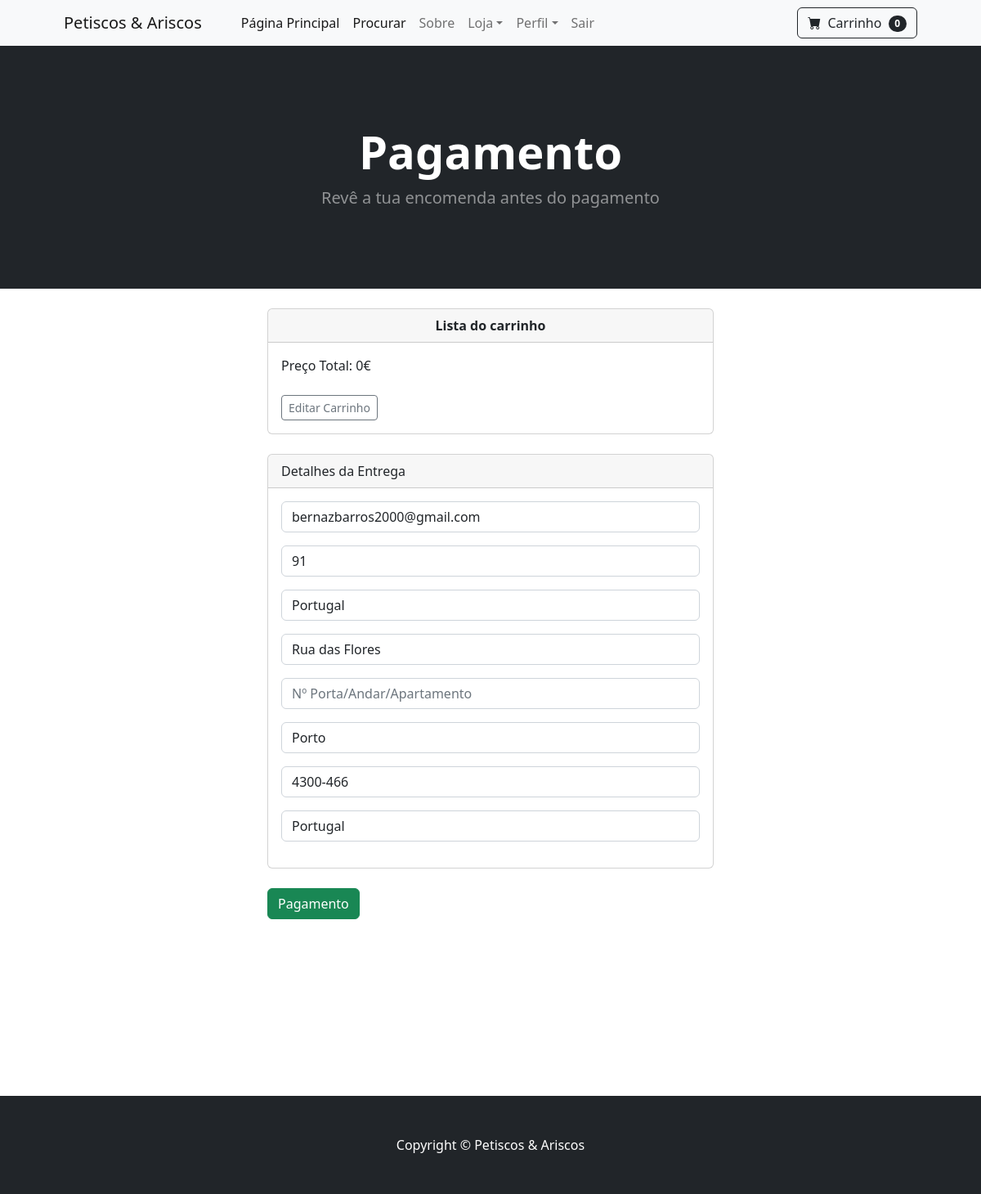
The app's page /payment/checkout/ (signed in), older data.
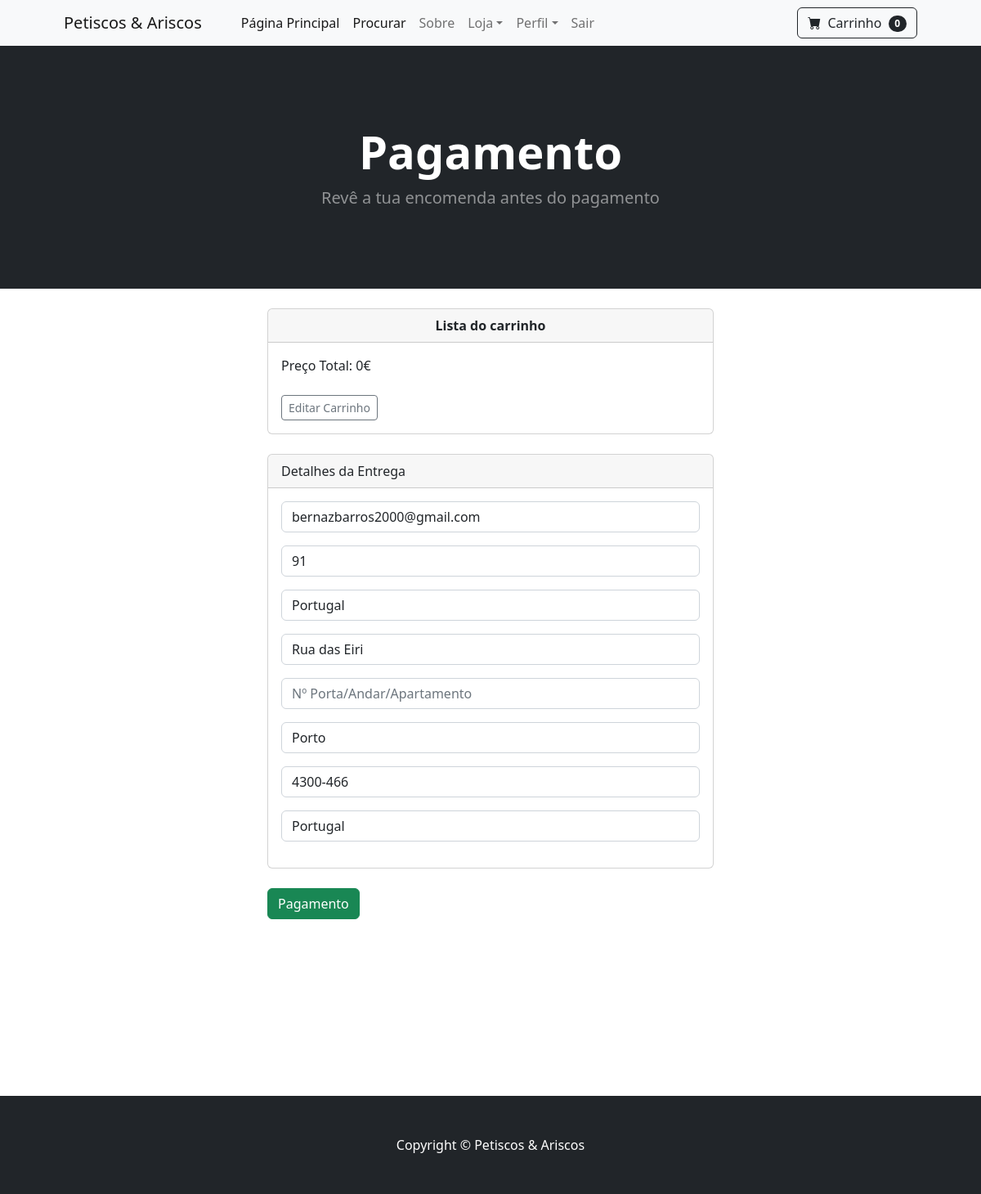
The same page, newer data.
### payment/models.py (models this page shows, shortened)
class ShippingAddress(models.Model):
    user = models.ForeignKey(User, on_delete=models.CASCADE, null=True, blank=True)
    shipping_full_name = models.CharField(max_length=255)
    shipping_phone = models.CharField(max_length=50, null=True, blank=False)
    shipping_email = models.CharField(max_length=255)
    shipping_address1 = models.CharField(max_length=255)
    shipping_address2 = models.CharField(max_length=255, blank=True)
    shipping_city = models.CharField(max_length=255)
    shipping_zipcode = models.CharField(max_length=255)
    shipping_country = models.CharField(max_length=255)
    class Meta:
        verbose_name_plural = "Shipping Address"

### payment/views.py (the view, shortened to what this page needs)
# urls.py: path('checkout/', views.checkout, name='checkout'),
def checkout(request):
	cart = Cart(request)
	cart_products = cart.get_prod
	quantities = cart.get_quants
	totals = cart.cart_total()
	if request.user.is_authenticated:
		shipping_user = ShippingAddress.objects.get(user__id=request.user.id)
		shipping_form = ShippingForm(request.POST or None, instance=shipping_user)
		return render(request, "payment/checkout.html", {
	  		"cart_products":cart_products,
			"quantities":quantities,
		 	"totals":totals,
		  	"shipping_form":shipping_form
		})

### cart/cart.py (called while the page is built, shortened)
    def cart_total(self):
        product_ids = self.cart.keys()
        products = Products.objects.filter(id__in=product_ids)
        quantities = self.cart
        total = 0
        return total

    def __len__(self):
        return len(self.cart)

    def get_prod(self):
        product_ids = self.cart.keys()
        products = Products.objects.filter(id__in=product_ids)
        return products

### cart/context_processors.py (called while the page is built)
def cart(request):
    return {'cart': Cart(request)}

### payment/templates/payment/checkout.html (shortened to what this page needs)
{% extends 'base.html' %}
{% block content %}
        <header class="bg-dark py-5">
            <div class="container px-4 px-lg-5 my-5">
                <div class="text-center text-white">
                    <h1 class="display-4 fw-bolder">Pagamento</h1>
                    <p class="lead fw-normal text-white-50 mb-0">Revê a tua encomenda antes do pagamento</p>
                </div>
            </div>
        </header>
        <br/>
        <div class="container">
            <div class="row">
                <div class="col-md-6 offset-md-3">
                    <div class="card">
                        <div class="card-header">
                            <center><strong>Lista do carrinho</strong></center>
                        </div>
                        <div class="card-body">
                            Preço Total: {{ totals }}€
                            <br/><br/>
                            <a href="{% url 'cart_summary' %}" class="btn btn-sm btn-outline-secondary">Editar Carrinho</a>
                        </div>
                    </div>
                    <br/>
                    <div class="card">
                        <div class="card-header">
                            Detalhes da Entrega
                        </div>
                        <div class="card-body">
                            {{ shipping_form.as_p }}
                        </div>
                    </div>
                    <br/>
                    <a href="#" class="btn btn-success">Pagamento</a>
                </div>
            </div>
        </div>
        <br/><br/><br/><br/><br/><br/><br/><br/><br/>
{% endblock %}

Row changes from the older to the newer data that the page shows:
changed ShippingAddress "bernazbarros2000@gmail.com": shipping_address1 "Rua das Flores" → "Rua das Eiri"
